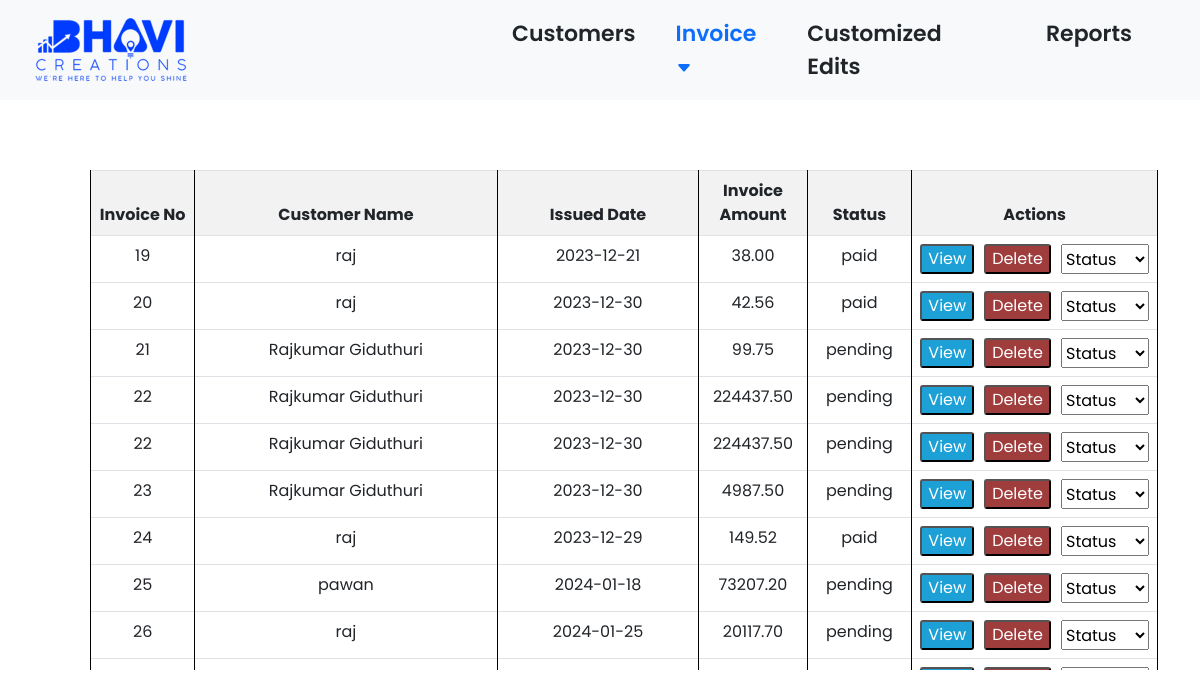
The page /viewinvoices.php on the database as committed earlier.
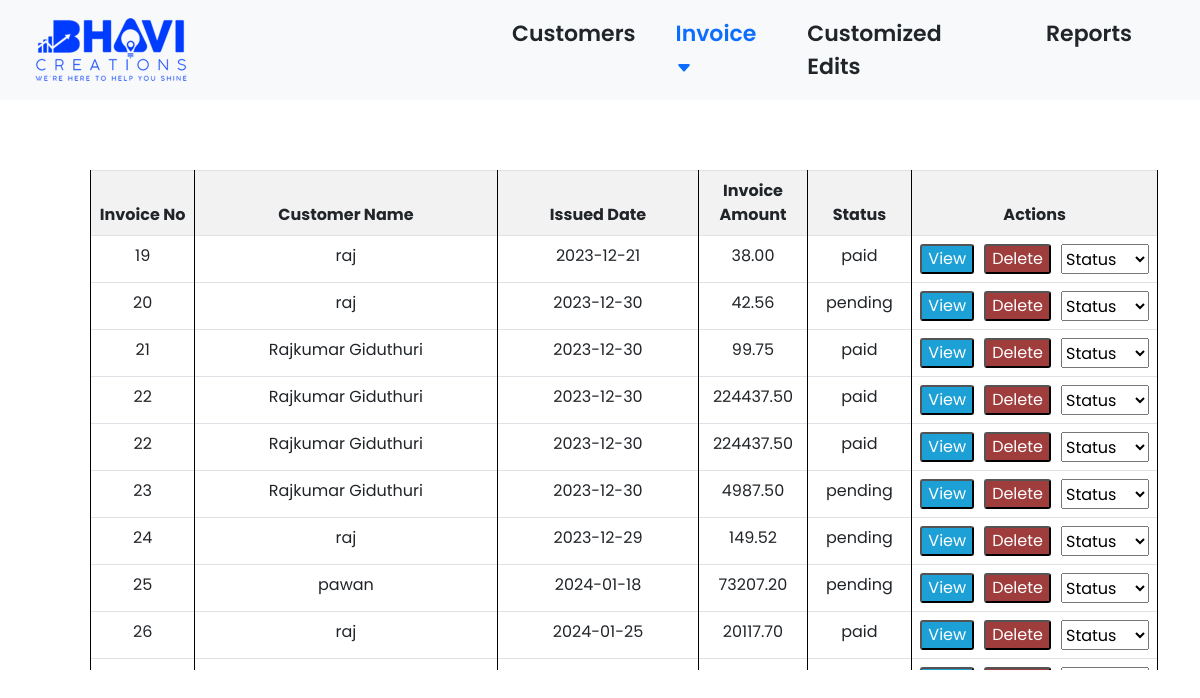
The same page on the database as committed later.
### tables this page shows
CREATE TABLE `invoice` (
  `Sid` int(11) NOT NULL,
  `Invoice_no` int(11) NOT NULL,
  `Invoice_date` date NOT NULL,
  `Company_name` varchar(150) NOT NULL,
  `Cname` varchar(50) NOT NULL,
  `Cphone` varchar(150) NOT NULL,
  `Caddress` text NOT NULL,
  `Cmail` varchar(150) NOT NULL,
  `Cgst` varchar(150) NOT NULL,
  `Final` double(10,2) NOT NULL,
  `Gst` int(20) NOT NULL,
  `Gst_total` double(10,2) NOT NULL,
  `Grandtotal` double(10,2) NOT NULL,
  `Totalinwords` text NOT NULL,
  `Terms` text NOT NULL,
  `Note` text NOT NULL,
  `advance` double(10,2) NOT NULL,
  `balance` double(10,2) NOT NULL,
  `balancewords` text NOT NULL,
  `status` varchar(150) NOT NULL
);

### viewinvoices.php (the view, shortened to what this page needs)
<?php
require_once('bhavidb.php');
$sql = "SELECT * FROM invoice";
$result = $conn->query($sql);
?>
<!DOCTYPE html>
<html lang="en">
<head>
    <link href="https://cdn.jsdelivr.net/npm/bootstrap@5.0.2/dist/css/bootstrap.min.css" rel="stylesheet">
    <link rel="stylesheet" href="img/style.css">
</head>
<body>
    <header>
        <nav class="navbar navbar-expand-lg navbar-light bg-light d-none d-lg-block">
            <div class="container-fluid">
                <a class="navbar-brand" href="#"><img src="img/Bhavi-Logo-2.png" alt="" height="50%" width="50%"></a>
                <div class="collapse navbar-collapse ms-auto " id="navbarNav">
                    <ul class="navbar-nav " style="margin-left: 10%;">
                        <li class="nav-item pe-4">
                            <a class="nav-link text-dark" href="viewcustomers.php">Customers</a>
                        </li>
                        <li class="dropdown nav-item pe-4">
                            <a class="nav-link active text-primary" href="#">Invoice <svg xmlns="http://www.w3.org/2000/svg" width="16" height="16" fill="currentColor" class="bi bi-caret-down-fill" viewBox="0 0 16 16">
                                    <path d="M7.247 11.14 2.451 5.658C1.885 5.013 2.345 4 3.204 4h9.592a1 1 0 0 1 .753 1.659l-4.796 5.48a1 1 0 0 1-1.506 0z" />
                                </svg></a>
                        </li>
                        <li class="nav-item pe-5">
                            <a class="nav-link text-dark" href="customized_edits.php">Customized Edits</a>
                        </li>
                        <li class="nav-item pe-5">
                            <a class="nav-link text-dark" href="report.php">Reports</a>
                        </li>
                    </ul>
                </div>
            </div>
        </nav>
    </header>
</body>
</html>
<!DOCTYPE html>
<html lang="en">
<head>
</head>
<body>
    <div class="container " style="margin-top: 70px;">
        <div class="table-responsive ms-5" style="max-height: 500px; max-width: 1194px; overflow-y: auto;">
            <table class="table table-bordered viewinvoicetable">
                <thead style="position: sticky; top: 0; z-index: 1; background-color: #f2f2f2;">
                    <tr>
                        <th class="text-center" style="width: 10%;">Invoice No</th>
                        <th style="width: 30%;">Customer Name</th>
                        <th style="width: 20%;">Issued Date</th>
                        <th style="width: 10%;">Invoice Amount</th>
                        <th style="width: 10%;" class="status">Status</th>
                        <th style="width: 20%;">Actions</th>
                    </tr>
                </thead>
                <tbody id="product_tbody viewinvoicetable">
                    <?php
                    while ($row = $result->fetch_assoc()) {
                        echo "<tr>";
                        echo "<td>" . $row['Invoice_no'] . "</td>";
                        echo "<td>" . $row['Cname'] . "</td>";
                        echo "<td>" . $row['Invoice_date'] . "</td>";
                        echo "<td>" . $row['Grandtotal'] . "</td>";
                        echo "<td class='status' data-invoice-no='" . $row['Invoice_no'] . "'>" . $row['status'] .  "</td>";
                        echo "<td>
                            <div class='btn-group'>
                                <button type='submit' class='view-button'>
                                    <a class='view-button' href='print.php?Sid={$row['Sid']}'>View</a>
                                </button>
                                <span style='margin-left: 10px;'></span>
                                <form method='POST' onsubmit='return confirm(\"Are you sure you want to delete this record?\");'>
                                    <input type='hidden' name='delete_id' value='" . $row['Invoice_no'] . "'>
                                    <button type='submit' class='delete-button'>Delete</button>
                                </form>
                              <span style='margin-left: 10px;'></span>
                              <select name='status' class='status-dropdown' data-invoice-no=' " . $row['Invoice_no'] . " '>
                              <option value=''>Status</option>
                              <option value='paid'>Paid</option>
                              <option value='pending'>Pending</option>
                           </select>
                            </div>
                        </td>";
                        echo "</tr>";
                    }
                    ?>
                </tbody>
            </table>
        </div>
    </div>
</body>
</html>

### img/style.css (style rules this page uses)
* { font-family: 'Poppins', sans-serif; }
.navbar-nav { color: black; font-family: 'Poppins', sans-serif; font-weight: 600; font-size: 22px; }
table { border-collapse: collapse; width: 100%; }
th, td { border: 1px solid black; padding: 8px; text-align: left; }
th { background-color: #f2f2f2; }
.viewinvoicetable { justify-content: center; }
.viewinvoicetable th { text-align: center; }
.viewinvoicetable td { text-align: center; }
.delete-button { background-color: rgb(159, 60, 60); color: white; border-radius: 3px; }
.view-button { background-color: rgb(28, 160, 213); color: white; border-radius: 3px; text-decoration: none; }

### viewinvoices.php (style rules this page uses)
.dropdown { position: relative; display: inline-block; }

Rows that differ between the two databases and show on the page:
changed invoice (number 2 of 10 on the later page): status "paid" → "pending"
changed invoice (number 3 of 10 on the later page): status "pending" → "paid"
changed invoice (number 4 of 10 on the later page): status "pending" → "paid"
changed invoice (number 5 of 10 on the later page): status "pending" → "paid"
changed invoice (number 7 of 10 on the later page): status "paid" → "pending"
changed invoice (number 9 of 10 on the later page): status "pending" → "paid"
